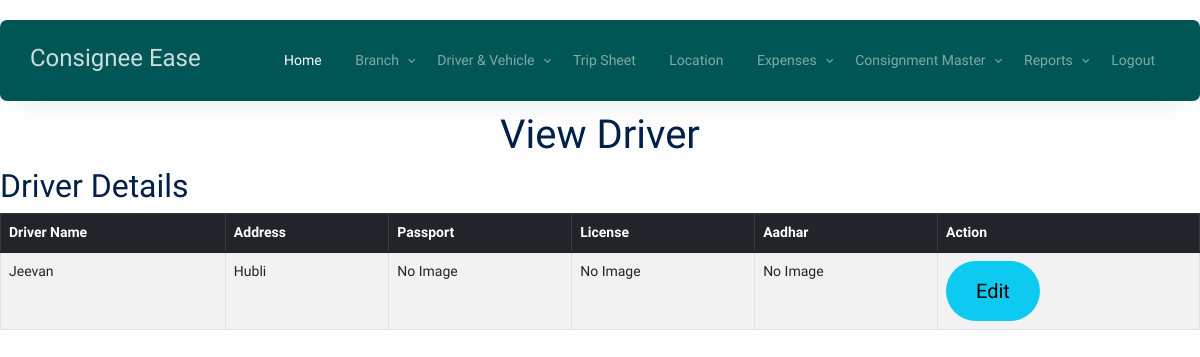
/view_driver, run on the app's committed database.
### consign_app/models.py (models this page shows)
class Driver(models.Model):
    driver_name = models.CharField(max_length=50, null=True)
    phone_number = models.CharField(max_length=50, null=True)
    address = models.CharField(max_length=50, null=True)
    passport = models.ImageField(max_length=50, null=True)
    license = models.ImageField(max_length=50, null=True)
    aadhar = models.ImageField(max_length=50, null=True)
    location_sharing_active = models.CharField(max_length=100, null=True)

### consign_app/views.py (the view)
# urls.py: path('view_driver', views.view_driver, name='view_driver'),
def view_driver(request):
    data=Driver.objects.all()
    return render(request,'view_driver.html',{'data':data})

### consign_app/templates/view_driver.html (shortened to what this page needs)
{% load static %}
<!DOCTYPE html>
<html lang="en">
  <head>
    <link rel="stylesheet" href="{% static 'fonts/icomoon/style.css' %}" />
    <link rel="stylesheet" href="{% static 'fonts/flaticon/font/flaticon.css' %}" />
    <link rel="stylesheet" href="{% static 'css/tiny-slider.css' %}" />
    <link rel="stylesheet" href="{% static 'css/aos.css' %}" />
    <link rel="stylesheet" href="{% static 'css/style.css' %}" />
  </head>
  <body>
    {% include 'index_menu.html' %}
<br><br><br>
      <div class="container">
        <div class="row justify-content-center align-items-center">
          <div class="col-lg-9 text-center mt-5">
            <h1 class="heading" data-aos="fade-up">View Driver</h1>
          </div>
        </div>
      </div>
<div class="content">
    <div class="" style=" overflow-x: auto;">
        <h2>Driver Details</h2>
        <div class="">
    <div class="">
        <form method="get">
            <table class="table table-striped table-bordered">
                <thead class="table-dark">
                    <tr>
                        <th>Driver Name</th>
                        <th>Address</th>
                        <th>Passport</th>
                        <th>License</th>
                        <th>Aadhar</th>
                        <th colspan="2">Action</th>
                    </tr>
                </thead>
                <tbody>
                    {% for d in data %}
                    <tr class="custom-row">
                        <td>{{ d.driver_name }}</td>
                        <td>{{ d.address }}</td>
                        <td>
                            {% if d.passport %}
                                <img src="{{ d.passport.url }}" alt="Passport" width="50" height="50">
                            {% else %}
                                No Image
                            {% endif %}
                        </td>
                        <td>
                            {% if d.license %}
                                <img src="{{ d.license.url }}" alt="License" width="50" height="50">
                            {% else %}
                                No Image
                            {% endif %}
                        </td>
                        <td>
                            {% if d.aadhar %}
                                <img src="{{ d.aadhar.url }}" alt="Aadhar" width="50" height="50">
                            {% else %}
                                No Image
                            {% endif %}
                        </td>
                        <td class="action-btns">
                            <a href="{% url 'driver_edit' d.id %}" class="btn btn-info btn-lg">Edit</a>
                        </td>
                    </tr>
                    {% endfor %}
                </tbody>
            </table>
        </form>
    </div>
</div>
    </div>
</div>
  </body>
</html>

### data on the page
Driver: driver_name "Jeevan", address "Hubli", shows "No Image"
